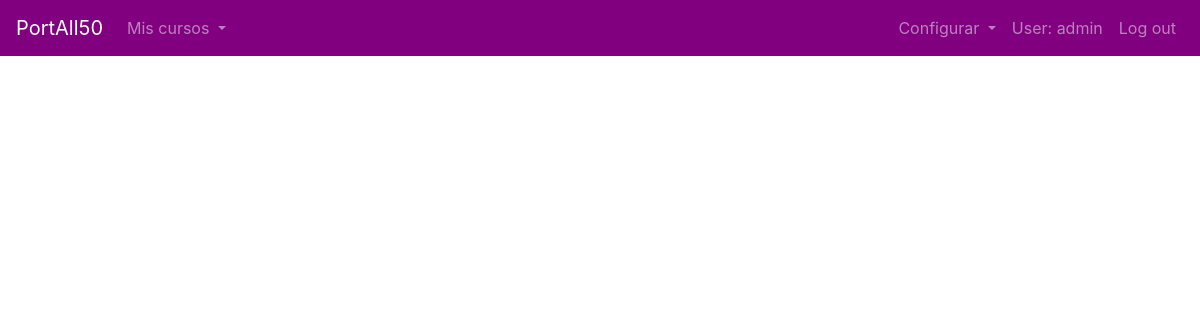
Page /portall (signed in) on the earlier database version.
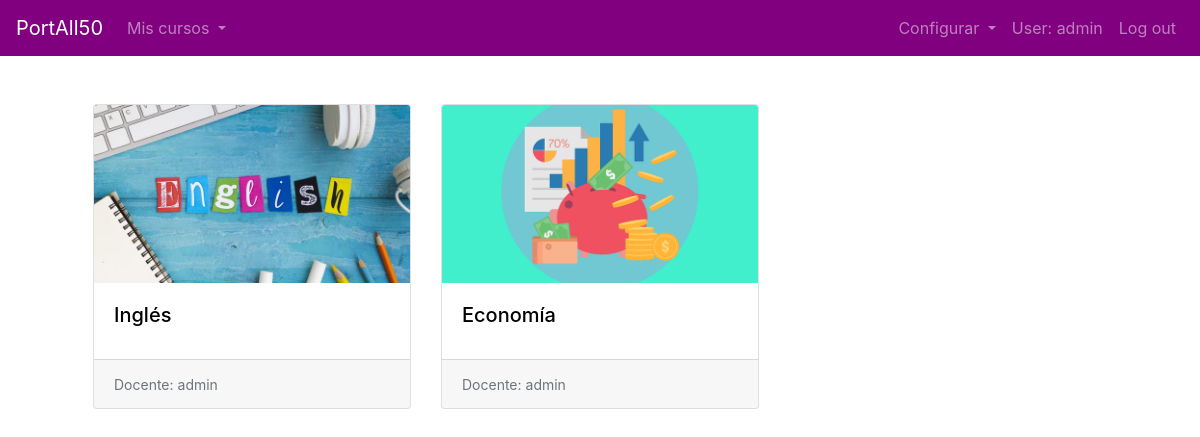
Same page on the later database version.
### PortAll50/models.py (models this page shows, shortened)
class Curso(models.Model):
    nombre_curso = models.CharField(max_length=60)
    cuentas = models.ManyToManyField(User, related_name="cursos_inscritos", null=True) #identifica participantes
    propietario = models.ForeignKey(User, on_delete=CASCADE, related_name="cursos_creados")
    imagen = models.ImageField(upload_to='cursos/', null = True) #investigar upload_to
    class Meta:
        verbose_name_plural = "Curso"

### PortAll50/views.py (the view)
# urls.py: path("portall", views.portall, name="portall"),
def portall(request):
    context = {
        "cursos": Curso.objects.all()
    }
    return render(request, "portall50/portall.html", context)

### PortAll50/templates/portall50/portall.html (shortened to what this page needs)
{% extends 'base.html' %}
{% load bootstrap4 %}
{% load static %}
{% block main %}
    <div class="container">
        <div class="row row-cols-1 row-cols-md-3">
            {% for curso in cursos %}
                <div class="col mb-4">
                    <div class="card h-100">
                    <img src="{{curso.imagen.url}}" class="card-img-top" alt="...">
                    <div class="card-body">
                        <a style="color: black;" href="{% url 'curso' curso.id %}"><h5 class="card-title" style="color: black;">{{curso.nombre_curso}}</5></a>
                    </div>
                    <div class="card-footer">
                        <small class="text-muted">Docente: {{curso.propietario}}</small>
                        </div>
                    </div>
                </div>
            {% endfor %}
        </div>
    </div>
{% endblock %}

### templates/base.html (shortened to what this page needs)
{% load bootstrap4 %}
{% load static %}
<!DOCTYPE html>
<html lang="sp">
<head>
    {% bootstrap_css %}
    <link href='https://unpkg.com/boxicons@2.0.9/css/boxicons.min.css' rel='stylesheet'>
    <link rel="stylesheet" href="{% static 'css/base.css' %}">
</head>
<body>
    {% if user.is_authenticated %}
    <nav class="navbar navbar-expand-lg navbar-dark bg-dark">
        <a class="navbar-brand" href="/portall">PortAll50</a>
        <div class="collapse navbar-collapse" id="navbarSupportedContent">
            <ul class="navbar-nav">
                <li class="nav-item dropdown">
                    <a class="nav-link dropdown-toggle" href="#" id="navbarDropdown" role="button" data-toggle="dropdown" aria-expanded="false">
                      Mis cursos
                    </a>
                  </li>
            </ul>
            <ul class="navbar-nav ml-auto">
                <li class="nav-item dropdown">
                    <a class="nav-link dropdown-toggle" href="#" id="navbarDropdown" role="button" data-toggle="dropdown" aria-expanded="false">
                      Configurar
                    </a>
                  </li>
                <li class="nav-item"><a class="nav-link" href="#"> User: {{ user.username }} </a></li>
                <li class="nav-item"><a class="nav-link" href="{% url 'logout' %}">Log out</a></li>
            </ul>
        </div>
    </nav>
    {% endif %}
    <main class="container p-5">
        {% block main %}{% endblock %}
    </main>
</body>
</html>

### PortAll50/static/css/base.css (style rules this page uses)
.navbar { background-color: purple !important; }

Differences in the rows shown:
added Curso: imagen (picture), nombre_curso "Inglés", propietario "admin"
added Curso: imagen (picture), nombre_curso "Economía", propietario "admin"
